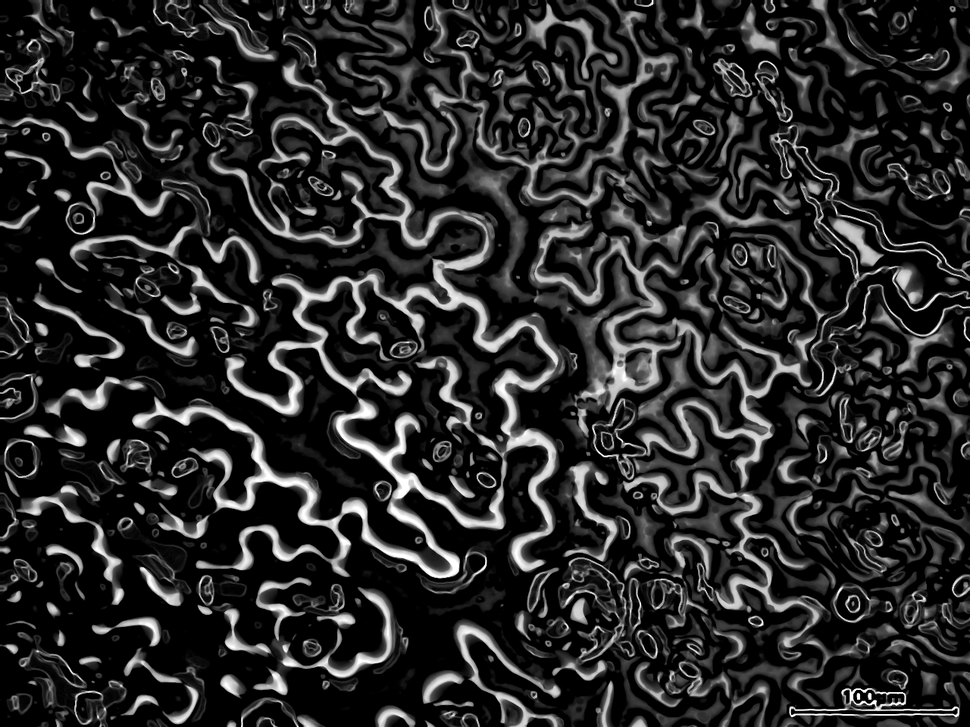
#> input picture check.png, 970 x 727 px, shrunk from 1280 x 960 before the run, given in place of hdg2-2_1_5_3_A.avi, which was not available
$ python combine_real.py
#> lines starting #> are read from the running program, lines starting #| are printed output that depends on the picture; after the words box and inside, x2 and y2 are one past the last pixel; in counts of white or black regions, pixels touching at a corner belong together; pictures that were not available may be replaced by others from this repository, and a replacement may not be noted
# here import numpy and cv
from distutils.spawn import spawn
from posixpath import split
from re import M
import numpy as np
import cv2


def updateValue(new_value):
    # Make sure to write the new value into the global variable
    global trackbar_value
    trackbar_value = new_value


trackbar_value = 0


VIDEO = 'hdg2-2_1_5_3_A.avi'
k1=2
k2=4
k3=2
k4=2
ero=0
dil=1
dil_err=2
perc = 80
# VideoCapture()=Class for video capturing from video files, image sequences or cameras.
cap = cv2.VideoCapture(VIDEO)


HEAT = None
HEATDIV = None
iter = 0
cap = cv2.VideoCapture(VIDEO)
OUT = None
iter = 0
cv2.namedWindow("Processed Image")
cv2.createTrackbar("Erosion", "Processed Image", 0, 10, updateValue)

while True:
    ret, frame = cap.read()
#> frame is the input picture: shape (727, 970, 3); min 0, max 255, mean 40.9

    frame
    if iter == 0:
        # <<<< you werejust saving the first frame and adding nothing to it
        OUT = frame[:, :, 0].astype('float64')*0
#> OUT: shape (727, 970) float64; every value is 0
        cell = frame[:, :, 0].astype('float64')*0
    if ret == False:
        break


    filtered = np.copy(frame)
    gray = cv2.cvtColor(filtered, cv2.COLOR_BGR2GRAY).astype('uint8')
    blur = cv2.GaussianBlur(gray, (5, 5), 5)


    gray_filtered = cv2.inRange(blur, 154, 255)
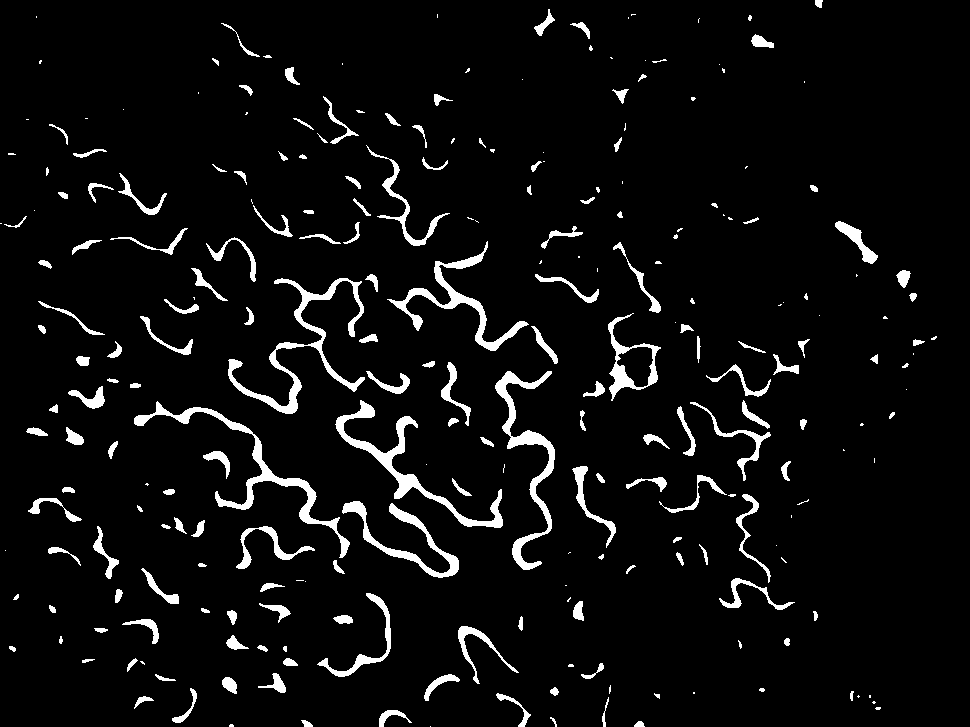
#> gray_filtered: shape (727, 970); 5.4% white; 256 white regions (87 under 20 px), largest, box (x1, y1, x2, y2) and area: (228, 278, 365, 414) 2695, (134, 401, 350, 558) 2591, (335, 400, 503, 528) 2563
    #v2.imshow("gray_filtered", gray_filtered)
    edges = cv2.Canny(gray_filtered, threshold1=15, threshold2=15)
#> edges: shape (727, 970); 2.4% white in thin lines or dots
    kernel1 = cv2.getStructuringElement(cv2.MORPH_ELLIPSE, (k1,k1))
    kernel = cv2.getStructuringElement(cv2.MORPH_ELLIPSE, (k2, k2))
    erosion = cv2.erode(edges, kernel1, iterations=ero)
    dilation = cv2.dilate(erosion, kernel, iterations=dil)
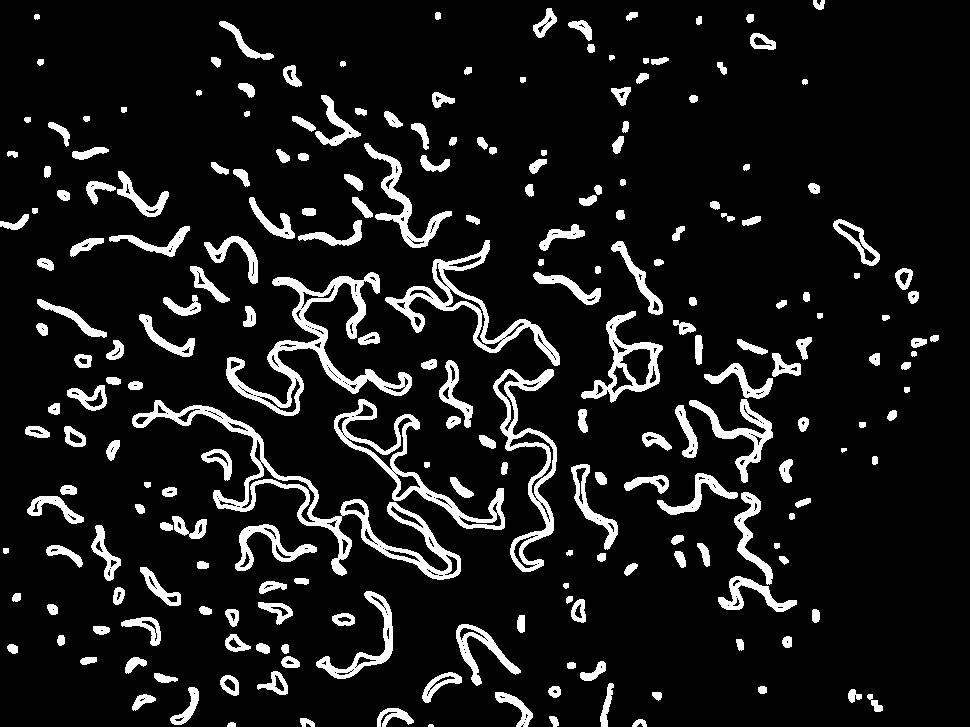
#> dilation: shape (727, 970); 10.1% white; 225 white regions (1 under 20 px), largest, box (x1, y1, x2, y2) and area: (132, 400, 461, 580) 6047, (226, 272, 412, 416) 5186, (385, 240, 560, 366) 3335
    dil_erode = cv2.erode(dilation, kernel1, iterations=dil_err)
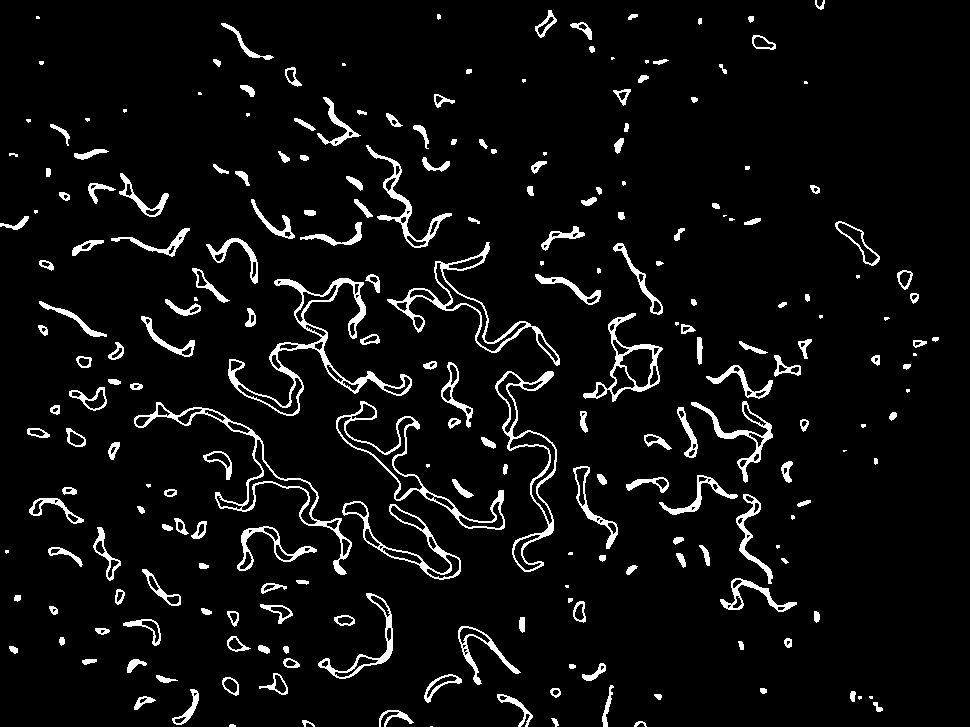
#> dil_erode: shape (727, 970); 5.8% white; 233 white regions (39 under 20 px), largest, box (x1, y1, x2, y2) and area: (228, 278, 412, 416) 2888, (134, 402, 352, 575) 2012, (387, 242, 560, 366) 1791
    kernel_op = np.ones((k3,k3),np.uint8)
    openning= cv2.morphologyEx(dil_erode,cv2.MORPH_OPEN,kernel_op)
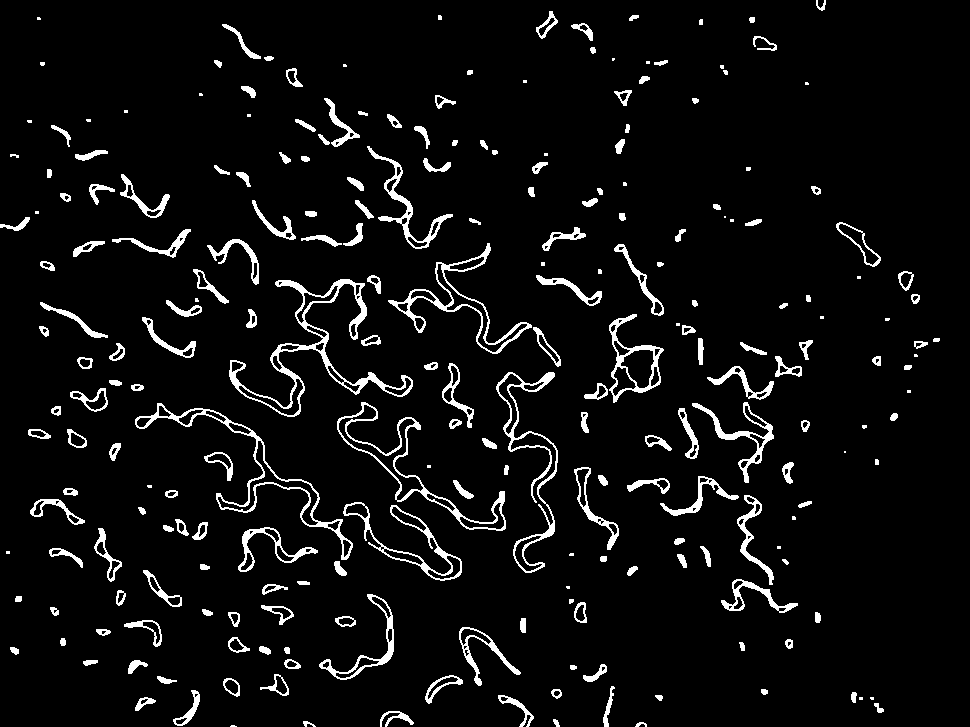
#> openning: shape (727, 970); 5.7% white; 239 white regions (41 under 20 px), largest, box (x1, y1, x2, y2) and area: (229, 279, 413, 417) 2876, (135, 403, 353, 560) 1890, (496, 372, 558, 573) 1657
    kernel_cl = np.ones((k4,k4),np.uint8)
    closing= cv2.morphologyEx(openning,cv2.MORPH_CLOSE,kernel_cl)
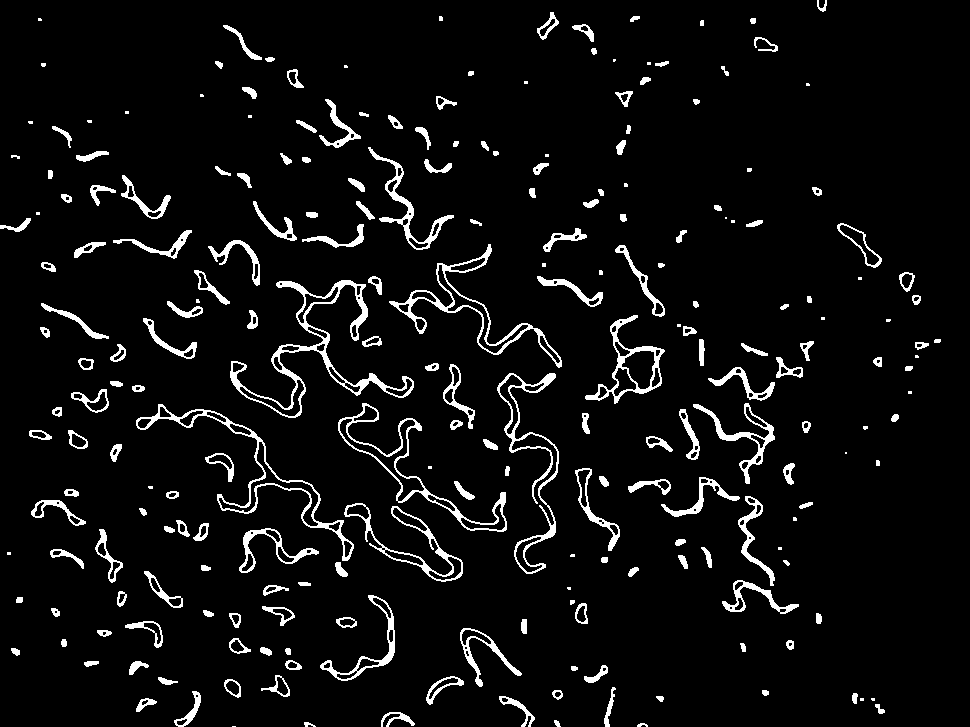
#> closing: shape (727, 970); 5.8% white; 234 white regions (40 under 20 px), largest, box (x1, y1, x2, y2) and area: (230, 280, 414, 418) 2899, (136, 404, 354, 561) 1901, (389, 244, 562, 368) 1797
    # [11 lines of commented-out code are left out]
    gray_filtered2 = cv2.inRange(blur, 176, 255,cv2.THRESH_TOZERO)
#> gray_filtered2: shape (727, 970); 3.4% white; 230 white regions (83 under 20 px), largest, box (x1, y1, x2, y2) and area: (336, 401, 502, 528) 2143, (343, 502, 459, 577) 1347, (391, 262, 527, 351) 1322
    kel1 = cv2.getStructuringElement(cv2.MORPH_ELLIPSE,(5,5))
    erosion1 = cv2.erode(gray_filtered2, kel1, iterations=1)
#> erosion1: shape (727, 970); 0.67% white; 205 white regions (147 under 20 px), largest, box (x1, y1, x2, y2) and area: (249, 443, 314, 522) 339, (510, 433, 552, 492) 277, (347, 438, 403, 468) 234
    kernel_op1 = np.ones((2,2),np.uint8)
    openning1= cv2.morphologyEx(erosion1,cv2.MORPH_OPEN,kernel_op1)
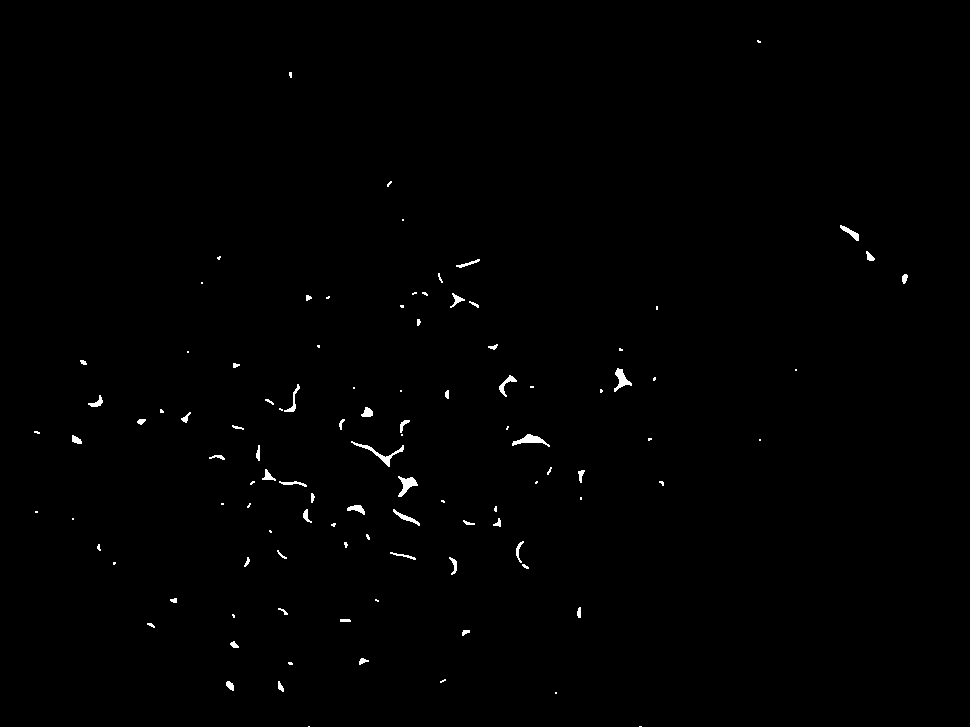
#> openning1: shape (727, 970); 0.53% white; 106 white regions (51 under 20 px), largest, box (x1, y1, x2, y2) and area: (351, 441, 404, 467) 227, (512, 434, 550, 447) 203, (398, 476, 418, 497) 192
    kernel_cl1 = np.ones((3,3),np.uint8)
    closing1= cv2.morphologyEx(openning1,cv2.MORPH_CLOSE,kernel_cl1)
#> closing1: shape (727, 970); 0.53% white; 104 white regions (49 under 20 px), largest, box (x1, y1, x2, y2) and area: (351, 441, 404, 467) 228, (512, 434, 550, 447) 203, (398, 476, 418, 497) 194
    # [17 lines of commented-out code are left out]
    cell+=closing1/155
    cv2.imshow('cell', cell)
    closing=closing+closing1
    OUT += closing/255
    print("shape and lyer",OUT.shape)
#| shape and lyer (727, 970)
    cv2.imshow('frame', OUT)
    # [6 lines of commented-out code are left out]
    iter += 1
# Press Q on keyboard to  exit
    if cv2.waitKey(10) & 0xFF == ord('q'):
#> (key q is pressed here)
        break
# When everything done, release the video capture object
cap.release()
#projection = np.max(MASK, axis=0)
# Closes all the frames
cv2.destroyAllWindows()
# [7 lines of commented-out code are left out]
cv2.imwrite(VIDEO.replace('.avi', 'combine_rea.png'), ((OUT*255/iter)).astype("uint8"))
cv2.imwrite(VIDEO.replace('.avi', 'combine_real.png'), ((cell*255/iter)).astype("uint8"))

$ run again, on hdg2-2_1_5_3_AEric_Mine.png
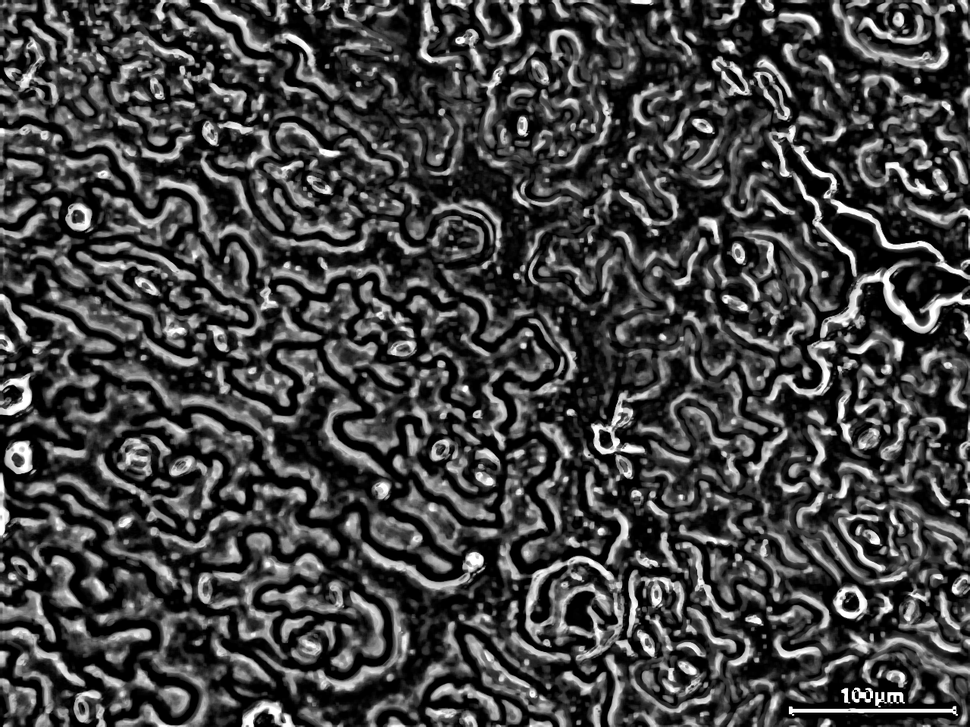
#> input picture hdg2-2_1_5_3_AEric_Mine.png, 970 x 727 px, shrunk from 1280 x 960 before the run, given in place of hdg2-2_1_5_3_A.avi, which was not available
#> frame is the input picture: shape (727, 970, 3); min 0, max 255, mean 66.5
#> `gray_filtered = cv2.inRange(blur, 154, 255)`:
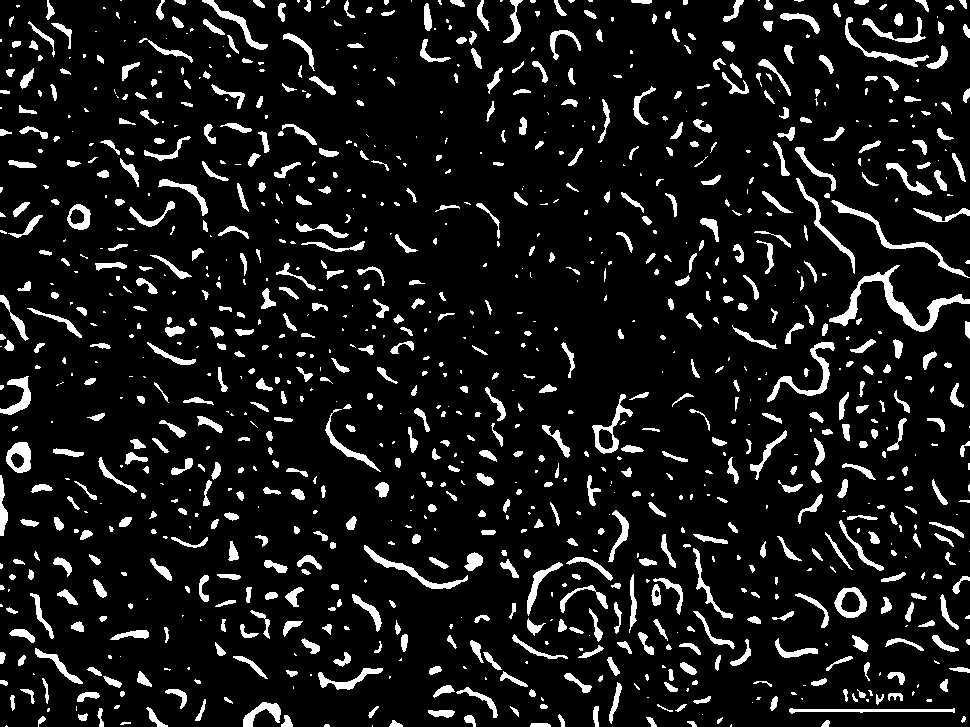
#> gray_filtered: shape (727, 970); 9.7% white; 1076 white regions (409 under 20 px), largest, box (x1, y1, x2, y2) and area: (829, 265, 970, 332) 1668, (831, 200, 970, 278) 806, (767, 342, 835, 402) 748
#> edges: shape (727, 970); 5.1% white in thin lines or dots
#> dilation: shape (727, 970); 21.4% white; 931 white regions (6 under 20 px), largest, box (x1, y1, x2, y2) and area: (820, 263, 970, 338) 2297, (793, 145, 970, 281) 2186, (787, 687, 957, 716) 1941
#> dil_erode: shape (727, 970); 12.3% white; 972 white regions (193 under 20 px), largest, box (x1, y1, x2, y2) and area: (789, 689, 957, 716) 1346, (795, 147, 970, 280) 1295, (822, 265, 970, 338) 1268
#> openning: shape (727, 970); 12.2% white; 985 white regions (202 under 20 px), largest, box (x1, y1, x2, y2) and area: (796, 148, 970, 281) 1278, (823, 266, 970, 338) 1262, (790, 708, 958, 717) 857
#> gray_filtered2: shape (727, 970); 4.9% white; 806 white regions (372 under 20 px), largest, box (x1, y1, x2, y2) and area: (830, 267, 970, 331) 1372, (832, 201, 965, 276) 633, (365, 547, 459, 589) 432
#> erosion1: shape (727, 970); 0.47% white in thin lines or dots
#> `openning1= cv2.morphologyEx(erosion1,cv2.MORPH_OPEN,kernel_op1)`:
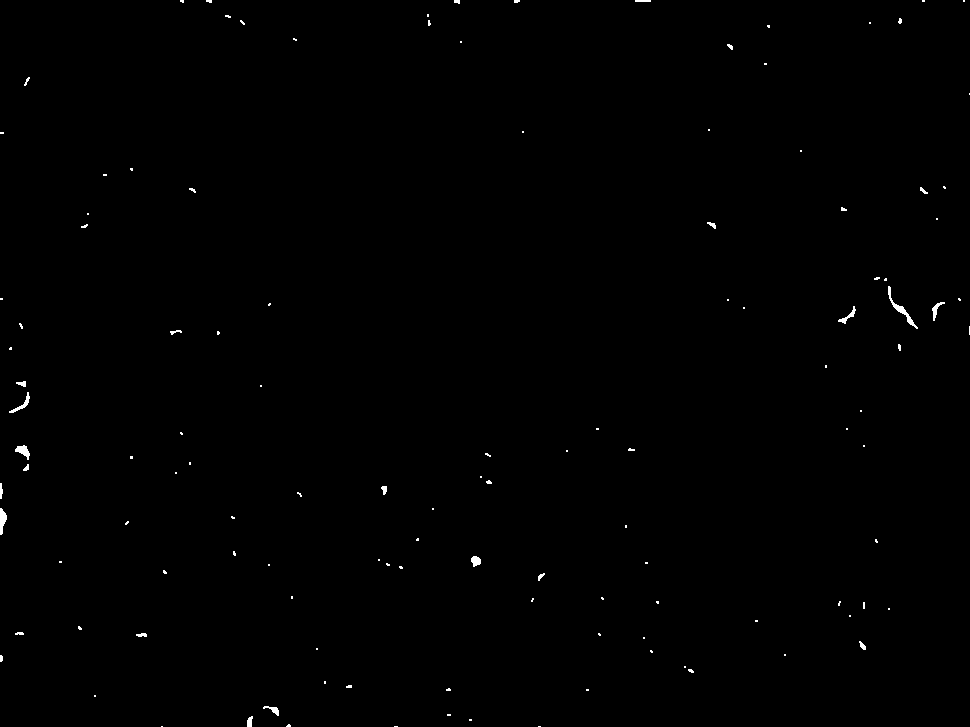
#> openning1: shape (727, 970); 0.3% white; 123 white regions (99 under 20 px), largest, box (x1, y1, x2, y2) and area: (888, 286, 918, 329) 192, (0, 508, 7, 535) 120, (15, 445, 30, 460) 114
#| shape and lyer (727, 970)
